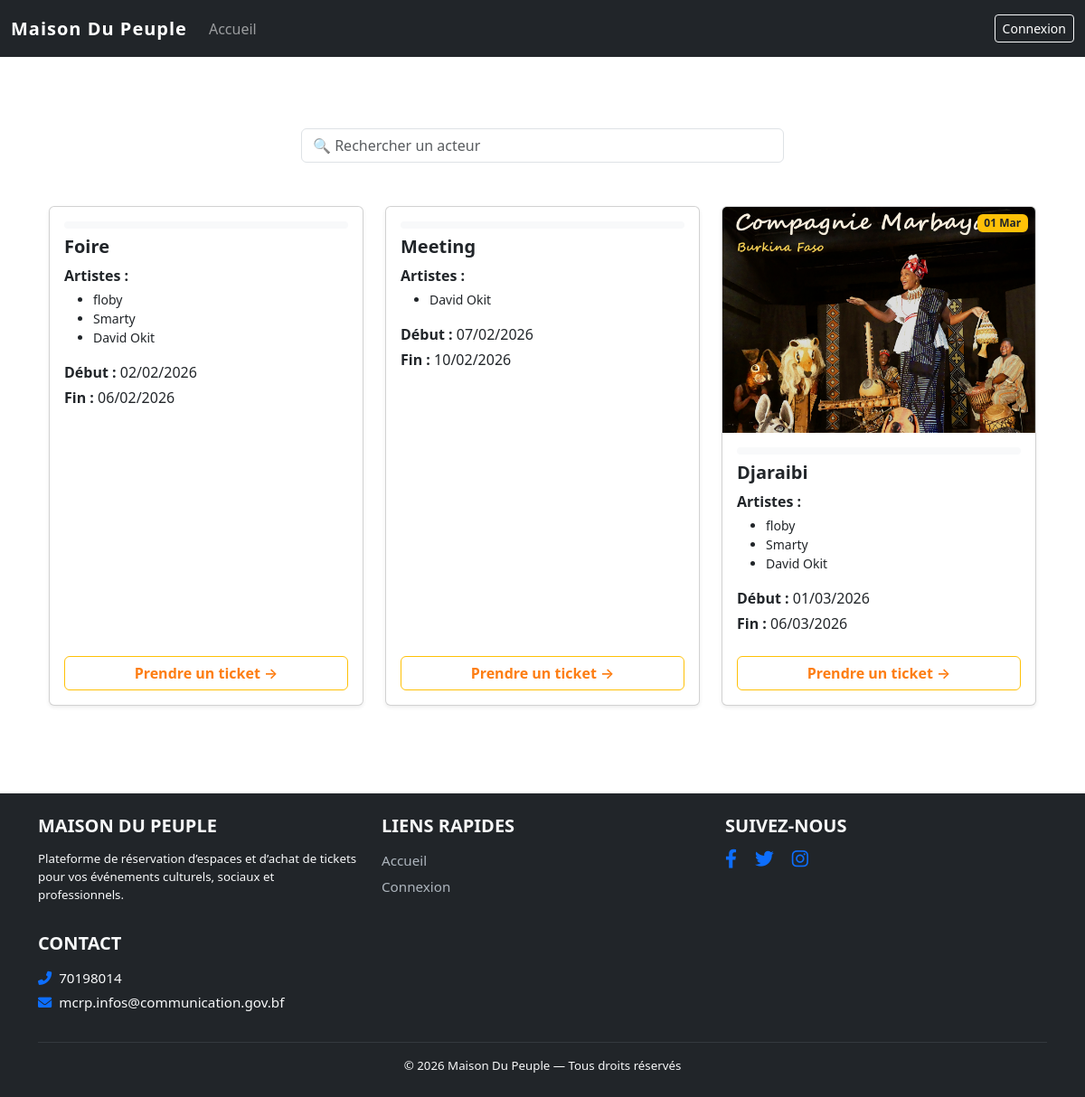
Screenshot of /evenement/ with the database file from the repository.
### maison/models.py (models this page shows, shortened)
class Evenement(models.Model):
    image = models.ImageField(upload_to='eventImage', blank=True, null=True)
    titre_stockage  = models.CharField(max_length=30, db_column='nom_titre')
    date_debut = models.DateTimeField()
    date_fin = models.DateTimeField()
    heure_debut = models.TimeField()
    heure_fin = models.TimeField()
    _nombre_de_places = models.SmallIntegerField(db_column='nombre_de_places')
    description = models.TextField(blank=True, null=True)
    espace = models.ManyToManyField('Espace')
    intervenant = models.ManyToManyField('Acteur')
    type_evenement = models.CharField(max_length=50, editable=False)
    class Meta:
        abstract = False
    @property
    def nom_titre(self):
        return f"{self.titre_stockage}"
    @nom_titre.setter
    def nom_titre(self, v):
        self.titre_stockage = v.capitalize()
    @property
    def est_urgent(self):
        maintenant = timezone.now()
        seuil = maintenant + timedelta(hours=24)
        return maintenant <= self.date_fin <= seuil
    @property
    def nombre_de_places(self):
        return self._nombre_de_places
    @nombre_de_places.setter
    def nombre_de_places(self, v):
        if v < 0:
            raise ValidationError("Le nombre de places ne peut être négatif.")
        self._nombre_de_places = v

class Acteur(models.Model):
    nom = models.CharField(max_length=25, db_column='nom')
    telephone = models.CharField(max_length=15, db_column='telephone')

### maison/views.py (the view)
# urls.py: path('evenement/', views.evenements, name='evenements'),
def evenements(request):
    today = timezone.now().date()
    evenements = Evenement.objects.filter(
        date_fin__gte=today
    ).order_by('date_debut')
    acteurs = models.Acteur.objects.all()
    context = {
        'Evenement': evenements,
        'acteurs': acteurs
    }
    return render(request, 'maison/evenement.html', context)

### maison/templates/maison/evenement.html (shortened to what this page needs)
{% extends "base.html" %}
{% load tz %}
{% block contenu %}
{% now "Y-m-d" as today %}
<div class="container mb-4">
    <div class="row justify-content-center">
        <div class="col-md-6">
            <input
                type="text"
                id="search-event"
                class="form-control"
                placeholder="🔍 Rechercher un acteur"
            >
        </div>
    </div>
</div>
<div class="container my-5">
    <div class="row g-4">
        {% for n in Evenement %}
        <div class="col-md-4"data-acteurs="{% for a in n.intervenant.all %}{{ a.nom|lower }} {% endfor %}">
            <div class="card h-100 shadow-sm">
                {% if n.image %}
                <div class="position-relative">
                    <img src="{{ n.image.url }}" alt="{{ n.nom_titre }}" class="card-img-top">
                    <span class="position-absolute top-0 end-0 m-2 badge bg-warning text-dark">
                        {{ n.date_debut|date:"d M" }}
                    </span>
                </div>
                {% endif %}
                <div class="card-body d-flex flex-column">
                    <span class="badge bg-light text-warning mb-2 w-fit">
                    </span>
                    <h5 class="card-title fw-bold">
                        {{ n.nom_titre }}
                    </h5>
                    <p class="mb-1"><strong>Artistes :</strong></p>
                    <ul class="small">
                        {% for artiste in n.intervenant.all %}
                            <li>{{ artiste.nom }}</li>
                        {% empty %}
                            <li>Aucun artiste programmé</li>
                        {% endfor %}
                    </ul>
                    <p class="mb-1">
                        <strong>Début :</strong> {{ n.date_debut|date:"d/m/Y" }}
                    </p>
                    <p>
                        <strong>Fin :</strong> {{ n.date_fin|date:"d/m/Y" }}
                    </p>
                    <div class="mt-auto">
                        <a href="{% url 'acheter_ticket' n.id %}" class="btn btn-outline-warning w-100 mt-2">
                            Prendre un ticket →
                        </a>
                    </div>
                </div>
            </div>
        </div>
        {% empty %}
            <p class="text-center">Aucun événement disponible.</p>
        {% endfor %}
    </div>
</div>
{% endblock contenu %}

### templates/base.html (shortened to what this page needs)
{% load static %}
<link rel="stylesheet" href="{% static 'css/style.css' %}">
<link rel="stylesheet" href="{% static 'css/evenements.css' %}">
<!DOCTYPE html>
<html lang="fr">
<head>
    <link href="https://cdn.jsdelivr.net/npm/bootstrap@5.3.0/dist/css/bootstrap.min.css" rel="stylesheet">
    <link rel="stylesheet" href="https://cdnjs.cloudflare.com/ajax/libs/font-awesome/6.0.0/css/all.min.css">
</head>
<body>
<header>
    <nav class="navbar navbar-expand-lg navbar-dark bg-dark fixed-top">
        <div class="container-fluid">
            <a class="navbar-brand" href="{% url 'index' %}">Maison Du Peuple</a>
            <div class="collapse navbar-collapse" id="navbarNav">
               <ul class="navbar-nav me-auto">
                   <li class="nav-item">
                        <a class="nav-link {% if request.resolver_match.url_name == 'index' %}active{% endif %}" href="{% url 'index' %}">
                            Accueil
                        </a>
                    </li>
                </ul>
                <div class="navbar-text">
                    {% if user.is_authenticated %}
                        <span class="text-white me-3">Bonjour, <strong>{{ user.username }}</strong></span>
                        <form action="{% url 'deconnexion' %}" method="post" style="display: inline;">
                        {% csrf_token %}
                            <button type="submit" class="btn btn-outline-danger btn-sm">
                                <i class="fas fa-sign-out-alt"></i> Déconnexion
                            </button>
                        </form>
                    {% else %}
                        <a href="{% url 'connexion' %}" class="btn btn-outline-light btn-sm">Connexion</a>
                    {% endif %}
                </div>
            </div>
        </div>
    </nav>
</header>
<main class="container mt-5 pt-4">
    {% block contenu %}
    {% endblock %}
</main>
<footer class="footer bg-dark text-light mt-5">
    <div class="container py-4">
        <div class="row">
            <div class="col-md-4 mb-3">
                <h5 class="text-uppercase">Maison Du Peuple</h5>
                <p class="small">
                    Plateforme de réservation d’espaces et d’achat de tickets
                    pour vos événements culturels, sociaux et professionnels.
                </p>
            </div>
            <div class="col-md-4 mb-3">
                <h5 class="text-uppercase">Liens rapides</h5>
                <ul class="list-unstyled">
                    <li><a href="{% url 'index' %}" class="footer-link">Accueil</a></li>
                    {% if user.is_authenticated %}
                        <li><a href="{% url 'reservation' %}" class="footer-link">Réserver</a></li>
                        <li><a href="{% url 'evenements' %}" class="footer-link">Acheter un ticket</a></li>
                        <li><a href="{% url 'tableau_bord_client' %}" class="footer-link">Tableau de bord</a></li>
                    {% else %}
                        <li><a href="{% url 'connexion' %}" class="footer-link">Connexion</a></li>
                    {% endif %}
                </ul>
            </div>
            <div class="col-md-4 mb-3">
                <h5 class="text-uppercase">Suivez-nous</h5>
                <a href="#" class="footer-social me-3"><i class="fab fa-facebook-f"></i></a>
                <a href="#" class="footer-social me-3"><i class="fab fa-twitter"></i></a>
                <a href="#" class="footer-social"><i class="fab fa-instagram"></i></a>
            </div>
            <div class="col-md-4 mb-3">
                <h5 class="text-uppercase">Contact</h5>
                <p class="mb-1">
                    <i class="fas fa-phone-alt me-2"></i>70198014
                </p>
                <p class="mb-0">
                    <i class="fas fa-envelope me-2"></i>mcrp.infos@communication.gov.bf
                </p>
            </div>
        </div>
        <hr class="border-secondary">
        <div class="text-center small">
            © {{ now|default:2026 }} Maison Du Peuple — Tous droits réservés
        </div>
    </div>
</footer>
</body>
</html>

### maison/static/css/style.css (style rules this page uses)
body { background-color: #f8f9fa; padding-top: 70px; }
.navbar-brand { font-weight: bold; letter-spacing: 1px; }
.card img { height: 250px; object-fit: cover; }
.card a { text-decoration: none; color: #fd7e14; font-weight: 600; }
.footer { font-size: 0.95rem; }
.footer h5 { font-weight: 600; margin-bottom: 1rem; }
.footer-link { color: #adb5bd; text-decoration: none; display: block; margin-bottom: 0.4rem; transition: color 0.2s ease; }
.footer-social { color: #adb5bd; font-size: 1.3rem; transition: color 0.2s ease; }
html, body { height: 100%; }
body { display: flex; flex-direction: column; }
main { flex: 1; }
footer { position: relative; }
.footer h5 { font-weight: 600; margin-bottom: 15px; }
.footer i { color: #0d6efd; }

### rows the page displays
Evenement: nom_titre "Foire", date_debut "02/02/2026", date_fin "06/02/2026"
Acteur: nom "floby"
Acteur: nom "Smarty"
Acteur: nom "David Okit"
Evenement: nom_titre "Meeting", date_debut "07/02/2026", date_fin "10/02/2026"
Evenement: image (picture), date_debut "01 Mar", nom_titre "Djaraibi", date_debut "01/03/2026", date_fin "06/03/2026"

### other values shown
{{ now|default:2026 }} "2026"
